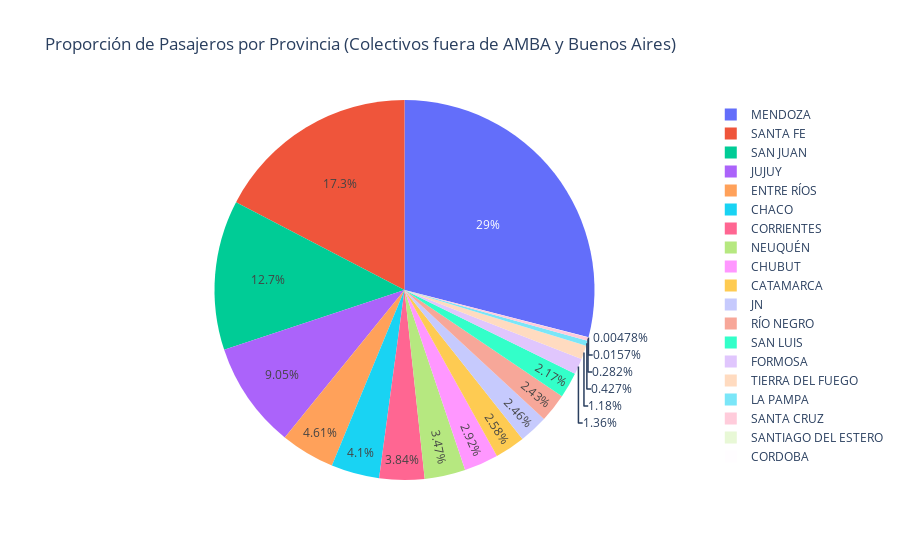

The notebook cell saved with this chart:
### Markdown cell above
### Informe:

### Code cell
datos_filtrados = sube_2023[(sube_2023['TIPO_TRANSPORTE'] == 'COLECTIVO') & (sube_2023['AMBA'] == 'NO') & (sube_2023['PROVINCIA'] != 'BUENOS AIRES')]

# Agrupar por provincia y calcular la suma de pasajeros
pasajeros_por_provincia = datos_filtrados.groupby('PROVINCIA')['CANTIDAD'].sum().reset_index()

# Crear el gráfico de torta interactivo
fig = px.pie(pasajeros_por_provincia, values='CANTIDAD', names='PROVINCIA',
             title='Proporción de Pasajeros por Provincia (Colectivos fuera de AMBA y Buenos Aires)',
             labels={'CANTIDAD': 'Cantidad de Pasajeros'})

# Mostrar el gráfico
fig.show()
print(pasajeros_por_provincia)

### Figure 1 — Plotly figure (JSON) as saved in the notebook; plotly's stock layout.template omitted (floating-point values rounded to 4 significant figures)
{"data": [{"domain": {"x": [0, 1], "y": [0, 1]}, "hovertemplate": "PROVINCIA=%{label}<br>Cantidad de Pasajeros=%{value}<extra></extra>", "labels": ["CATAMARCA", "CHACO", "CHUBUT", "CORDOBA", "CORRIENTES", "ENTRE RÍOS", "FORMOSA", "JN", "JUJUY", "LA PAMPA", "MENDOZA", "NEUQUÉN", "RÍO NEGRO", "SAN JUAN", "SAN LUIS", "SANTA CRUZ", "SANTA FE", "SANTIAGO DEL ESTERO", "TIERRA DEL FUEGO"], "legendgroup": "", "name": "", "showlegend": true, "type": "pie", "values": [19405862, 30895035, 21973807, 36031, 28895819, 34751011, 10227663, 18505312, 68183741, 3218221, 218523548, 26149637, 18316783, 96031987, 16380758, 2122996, 130693902, 117939, 8868719]}], "layout": {"legend": {"tracegroupgap": 0}, "title": {"text": "Proporción de Pasajeros por Provincia (Colectivos fuera de AMBA y Buenos Aires)"}}}
